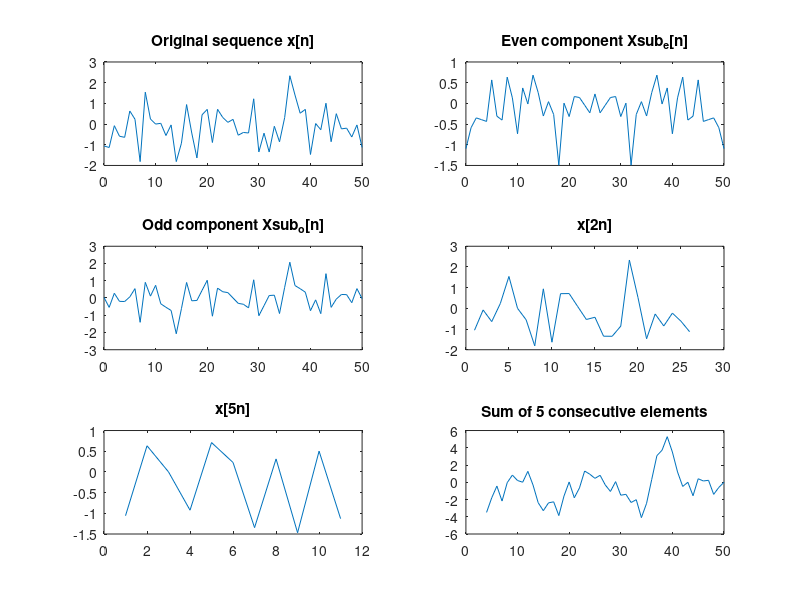
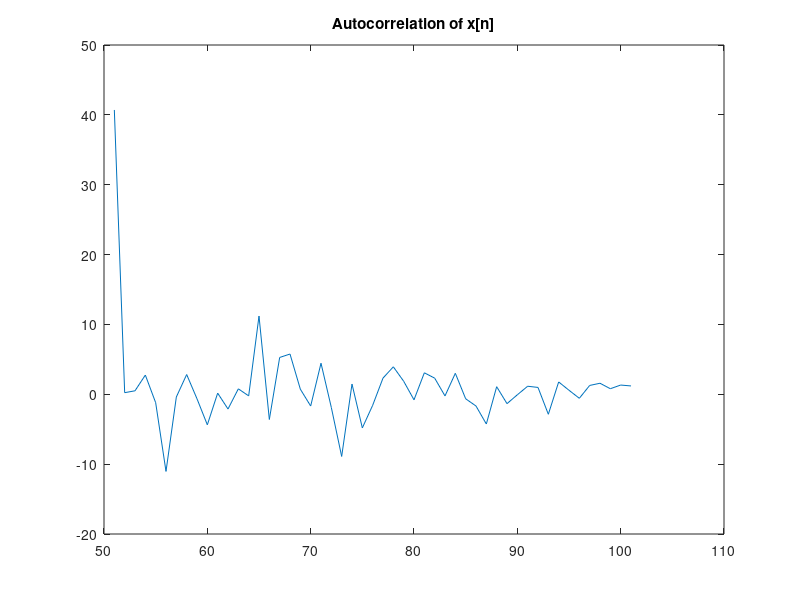

MATLAB code for these plots, in order:
% Generate random sequence x[n]
n = 0:50;
x = randn(1,51);  % Using randn for normally distributed random numbers

% 1) Even and odd components:
Xsub_e = (x + x(51-n))/2;
Xsub_o = (x - x(51-n))/2;

% 2) x[2n]
x_2n = x(1:2:51);

% 3) x[5n]
x_5n = x(1:5:51);

% 4) Sum of 5 consecutive elements
x_sum = zeros(1,47);
for i = 5:50
    x_sum(i - 4) = sum(x(i-4:i));  % Corrected indexing
end

% 5) Convolution of x[n] with itself (autocorrelation)
x_conv = conv(x, fliplr(x));
x_conv = x_conv(51:101);  % Extract relevant portion

% Plot everything together
figure;
subplot(3,2,1);
plot(n, x);
title('Original sequence x[n]');

subplot(3,2,2);
plot(n, Xsub_e);
title('Even component Xsub_e[n]');

subplot(3,2,3);
plot(n, Xsub_o);
title('Odd component Xsub_o[n]');

subplot(3,2,4);
plot(1:length(x_2n), x_2n);  % Adjusted n-axis for x[2n]
title('x[2n]');

subplot(3,2,5);
plot(1:length(x_5n), x_5n);  % Adjusted n-axis for x[5n]
title('x[5n]');

subplot(3,2,6);
plot(4:50, x_sum);  % Adjusted n-axis for sum
title('Sum of 5 consecutive elements');

figure;
plot(51:101, x_conv);
title('Autocorrelation of x[n]');
